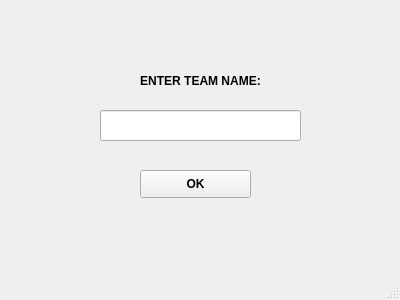
<?xml version="1.0" encoding="UTF-8"?>
<ui version="4.0">
 <class>MainWindow</class>
 <widget class="QMainWindow" name="MainWindow">
  <property name="geometry">
   <rect>
    <x>0</x>
    <y>0</y>
    <width>400</width>
    <height>300</height>
   </rect>
  </property>
  <property name="windowTitle">
   <string>New Team</string>
  </property>
  <property name="windowIcon">
   <iconset>
    <normaloff>../images/icon.png</normaloff>../images/icon.png</iconset>
  </property>
  <widget class="QWidget" name="centralwidget">
   <widget class="QLabel" name="label">
    <property name="geometry">
     <rect>
      <x>100</x>
      <y>70</y>
      <width>201</width>
      <height>21</height>
     </rect>
    </property>
    <property name="font">
     <font>
      <pointsize>9</pointsize>
      <weight>75</weight>
      <bold>true</bold>
     </font>
    </property>
    <property name="text">
     <string>ENTER TEAM NAME:</string>
    </property>
    <property name="alignment">
     <set>Qt::AlignCenter</set>
    </property>
   </widget>
   <widget class="QLineEdit" name="lineEdit">
    <property name="geometry">
     <rect>
      <x>100</x>
      <y>110</y>
      <width>201</width>
      <height>31</height>
     </rect>
    </property>
    <property name="font">
     <font>
      <family>Comic Sans MS</family>
      <pointsize>12</pointsize>
     </font>
    </property>
    <property name="inputMask">
     <string/>
    </property>
   </widget>
   <widget class="QPushButton" name="pushButton">
    <property name="geometry">
     <rect>
      <x>140</x>
      <y>170</y>
      <width>111</width>
      <height>28</height>
     </rect>
    </property>
    <property name="font">
     <font>
      <weight>75</weight>
      <bold>true</bold>
     </font>
    </property>
    <property name="text">
     <string>OK</string>
    </property>
   </widget>
  </widget>
  <widget class="QMenuBar" name="menubar">
   <property name="geometry">
    <rect>
     <x>0</x>
     <y>0</y>
     <width>400</width>
     <height>26</height>
    </rect>
   </property>
  </widget>
  <widget class="QStatusBar" name="statusbar"/>
 </widget>
 <resources/>
 <connections/>
</ui>
